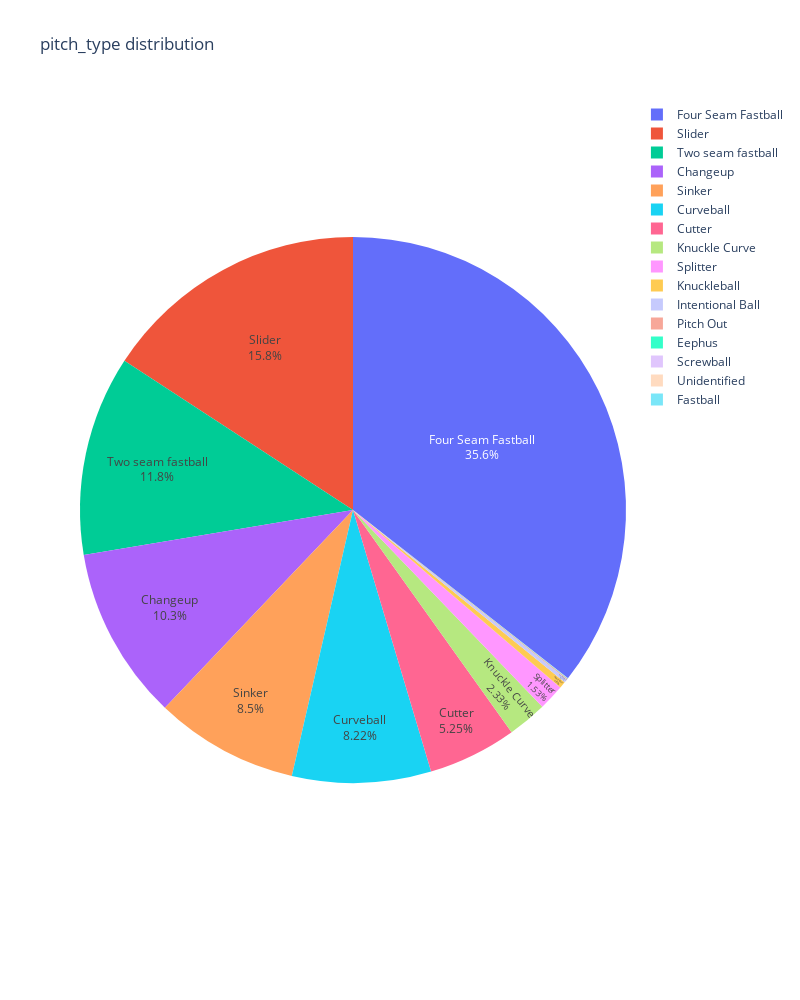

Notebook source saved alongside this figure:
### Code cell
fig_hr_event = px.pie(hr_df, values=hr_df.values, names=hr_df.index ,title='Home_run pitch_type distribution',width=800, height=1000)
fig_pitch_type.update_traces(textposition='inside', textinfo='percent+label')
fig_pitch_type.show()

### Figure 1 — Plotly figure (JSON) as saved in the notebook; plotly's stock layout.template omitted (floating-point values rounded to 4 significant figures)
{"data": [{"domain": {"x": [0, 1], "y": [0, 1]}, "hoverlabel": {"namelength": 0}, "hovertemplate": "label=%{label}<br>value=%{value}", "labels": ["Four Seam Fastball", "Slider", "Two seam fastball", "Changeup", "Sinker", "Curveball", "Cutter", "Knuckle Curve", "Splitter", "Knuckleball", "Intentional Ball", "Pitch Out", "Eephus", "Screwball", "Unidentified", "Fastball"], "legendgroup": "", "name": "", "showlegend": true, "textinfo": "percent+label", "textposition": "inside", "type": "pie", "values": [1014877, 450578, 337983, 292789, 242504, 234391, 149756, 66484, 43705, 11260, 6197, 1438, 815, 113, 57, 9]}], "layout": {"height": 1000, "legend": {"tracegroupgap": 0}, "title": {"text": "pitch_type distribution"}, "width": 800}}
